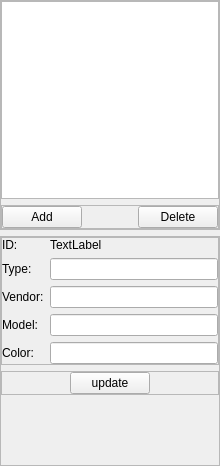
<?xml version="1.0" encoding="UTF-8"?>
<ui version="4.0">
 <class>FiltersWidget</class>
 <widget class="QWidget" name="FiltersWidget">
  <property name="geometry">
   <rect>
    <x>0</x>
    <y>0</y>
    <width>220</width>
    <height>466</height>
   </rect>
  </property>
  <property name="windowTitle">
   <string>Form</string>
  </property>
  <layout class="QVBoxLayout" name="verticalLayout_2">
   <property name="spacing">
    <number>-1</number>
   </property>
   <property name="margin">
    <number>0</number>
   </property>
   <item>
    <widget class="QFrame" name="listFrame">
     <property name="frameShape">
      <enum>QFrame::StyledPanel</enum>
     </property>
     <property name="frameShadow">
      <enum>QFrame::Raised</enum>
     </property>
     <layout class="QVBoxLayout" name="verticalLayout_9">
      <property name="spacing">
       <number>-1</number>
      </property>
      <property name="margin">
       <number>0</number>
      </property>
      <item>
       <widget class="QListView" name="filtersListView"/>
      </item>
      <item>
       <widget class="QFrame" name="frame_15">
        <property name="frameShape">
         <enum>QFrame::StyledPanel</enum>
        </property>
        <property name="frameShadow">
         <enum>QFrame::Raised</enum>
        </property>
        <layout class="QHBoxLayout" name="horizontalLayout_8">
         <property name="spacing">
          <number>0</number>
         </property>
         <property name="margin">
          <number>0</number>
         </property>
         <item>
          <widget class="QPushButton" name="addFilterButton">
           <property name="text">
            <string>Add</string>
           </property>
          </widget>
         </item>
         <item>
          <spacer name="horizontalSpacer_7">
           <property name="orientation">
            <enum>Qt::Horizontal</enum>
           </property>
           <property name="sizeHint" stdset="0">
            <size>
             <width>70</width>
             <height>20</height>
            </size>
           </property>
          </spacer>
         </item>
         <item>
          <widget class="QPushButton" name="deleteFilterButton">
           <property name="text">
            <string>Delete</string>
           </property>
          </widget>
         </item>
        </layout>
       </widget>
      </item>
     </layout>
    </widget>
   </item>
   <item>
    <widget class="QFrame" name="infoFrame">
     <property name="frameShape">
      <enum>QFrame::StyledPanel</enum>
     </property>
     <property name="frameShadow">
      <enum>QFrame::Raised</enum>
     </property>
     <layout class="QVBoxLayout" name="verticalLayout">
      <property name="spacing">
       <number>-1</number>
      </property>
      <property name="margin">
       <number>0</number>
      </property>
      <item>
       <widget class="QFrame" name="formFrame">
        <property name="frameShape">
         <enum>QFrame::StyledPanel</enum>
        </property>
        <property name="frameShadow">
         <enum>QFrame::Raised</enum>
        </property>
        <layout class="QFormLayout" name="formLayout">
         <property name="margin">
          <number>0</number>
         </property>
         <item row="0" column="0">
          <widget class="QLabel" name="label">
           <property name="text">
            <string>ID:</string>
           </property>
          </widget>
         </item>
         <item row="0" column="1">
          <widget class="QLabel" name="idLabel">
           <property name="text">
            <string>TextLabel</string>
           </property>
          </widget>
         </item>
         <item row="1" column="0">
          <widget class="QLabel" name="label_3">
           <property name="text">
            <string>Type:</string>
           </property>
          </widget>
         </item>
         <item row="1" column="1">
          <widget class="QLineEdit" name="typeLineEdit">
           <property name="sizePolicy">
            <sizepolicy hsizetype="Expanding" vsizetype="Fixed">
             <horstretch>0</horstretch>
             <verstretch>0</verstretch>
            </sizepolicy>
           </property>
          </widget>
         </item>
         <item row="2" column="0">
          <widget class="QLabel" name="label_4">
           <property name="text">
            <string>Vendor:</string>
           </property>
          </widget>
         </item>
         <item row="2" column="1">
          <widget class="QLineEdit" name="vendorLineEdit"/>
         </item>
         <item row="3" column="0">
          <widget class="QLabel" name="label_5">
           <property name="text">
            <string>Model:</string>
           </property>
          </widget>
         </item>
         <item row="3" column="1">
          <widget class="QLineEdit" name="modelLineEdit"/>
         </item>
         <item row="4" column="0">
          <widget class="QLabel" name="label_6">
           <property name="text">
            <string>Color:</string>
           </property>
          </widget>
         </item>
         <item row="4" column="1">
          <widget class="QLineEdit" name="colorLineEdit"/>
         </item>
        </layout>
       </widget>
      </item>
      <item>
       <widget class="QFrame" name="frame_18">
        <property name="frameShape">
         <enum>QFrame::StyledPanel</enum>
        </property>
        <property name="frameShadow">
         <enum>QFrame::Raised</enum>
        </property>
        <layout class="QHBoxLayout" name="horizontalLayout_9">
         <property name="spacing">
          <number>0</number>
         </property>
         <property name="margin">
          <number>0</number>
         </property>
         <item>
          <spacer name="horizontalSpacer_8">
           <property name="orientation">
            <enum>Qt::Horizontal</enum>
           </property>
           <property name="sizeHint" stdset="0">
            <size>
             <width>85</width>
             <height>20</height>
            </size>
           </property>
          </spacer>
         </item>
         <item>
          <widget class="QPushButton" name="updateFilterButton">
           <property name="text">
            <string>update</string>
           </property>
          </widget>
         </item>
         <item>
          <spacer name="horizontalSpacer_9">
           <property name="orientation">
            <enum>Qt::Horizontal</enum>
           </property>
           <property name="sizeHint" stdset="0">
            <size>
             <width>85</width>
             <height>20</height>
            </size>
           </property>
          </spacer>
         </item>
        </layout>
       </widget>
      </item>
      <item>
       <spacer name="verticalSpacer">
        <property name="orientation">
         <enum>Qt::Vertical</enum>
        </property>
        <property name="sizeHint" stdset="0">
         <size>
          <width>20</width>
          <height>43</height>
         </size>
        </property>
       </spacer>
      </item>
     </layout>
     <zorder>verticalSpacer</zorder>
     <zorder>frame_18</zorder>
     <zorder>formFrame</zorder>
    </widget>
   </item>
  </layout>
 </widget>
 <resources/>
 <connections/>
</ui>
